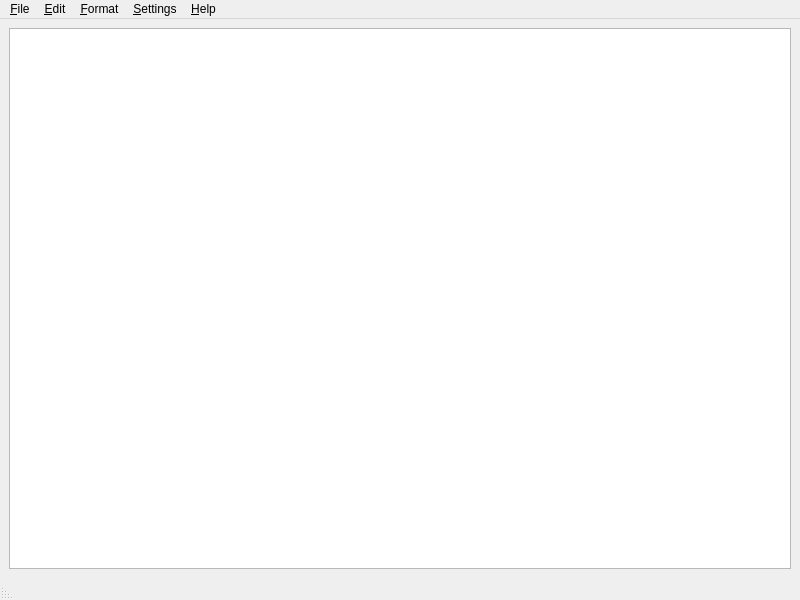
<?xml version="1.0" encoding="UTF-8"?>
<ui version="4.0">
 <class>MainWindow</class>
 <widget class="QMainWindow" name="MainWindow">
  <property name="geometry">
   <rect>
    <x>0</x>
    <y>0</y>
    <width>800</width>
    <height>600</height>
   </rect>
  </property>
  <property name="windowTitle">
   <string>MainWindow</string>
  </property>
  <property name="windowIcon">
   <iconset resource="resource.qrc">
    <normaloff>:/img/Notepad-DOT-icon.ico</normaloff>:/img/Notepad-DOT-icon.ico</iconset>
  </property>
  <widget class="QWidget" name="centralwidget">
   <layout class="QVBoxLayout" name="verticalLayout">
    <item>
     <widget class="QTextEdit" name="textEdit">
      <property name="font">
       <font>
        <pointsize>11</pointsize>
       </font>
      </property>
      <property name="lineWrapMode">
       <enum>QTextEdit::LineWrapMode::NoWrap</enum>
      </property>
      <property name="acceptRichText">
       <bool>false</bool>
      </property>
     </widget>
    </item>
   </layout>
  </widget>
  <widget class="QStatusBar" name="statusbar">
   <property name="layoutDirection">
    <enum>Qt::LayoutDirection::RightToLeft</enum>
   </property>
  </widget>
  <widget class="QMenuBar" name="menubar">
   <property name="geometry">
    <rect>
     <x>0</x>
     <y>0</y>
     <width>800</width>
     <height>26</height>
    </rect>
   </property>
   <widget class="QMenu" name="menuFile">
    <property name="title">
     <string>&amp;File</string>
    </property>
    <addaction name="action_New"/>
    <addaction name="action_New_Window"/>
    <addaction name="separator"/>
    <addaction name="action_Open"/>
    <addaction name="action_Save"/>
    <addaction name="action_Save_As"/>
    <addaction name="separator"/>
    <addaction name="actionPrint"/>
    <addaction name="separator"/>
    <addaction name="action_Exit"/>
   </widget>
   <widget class="QMenu" name="menuEdit">
    <property name="title">
     <string>&amp;Edit</string>
    </property>
    <addaction name="action_Undo"/>
    <addaction name="action_Redo"/>
    <addaction name="separator"/>
    <addaction name="action_Cut"/>
    <addaction name="action_Copy"/>
    <addaction name="action_Paste"/>
    <addaction name="action_Delete"/>
    <addaction name="separator"/>
    <addaction name="action_Select_All"/>
    <addaction name="separator"/>
   </widget>
   <widget class="QMenu" name="menuFormat">
    <property name="title">
     <string>&amp;Format</string>
    </property>
    <addaction name="action_Word_Wrap"/>
    <addaction name="separator"/>
    <addaction name="action_Font"/>
    <addaction name="action_Color"/>
    <addaction name="separator"/>
   </widget>
   <widget class="QMenu" name="menuHelp">
    <property name="title">
     <string>&amp;Help</string>
    </property>
    <addaction name="separator"/>
    <addaction name="separator"/>
    <addaction name="action_About"/>
   </widget>
   <widget class="QMenu" name="menu_Settings">
    <property name="title">
     <string>&amp;Settings</string>
    </property>
    <widget class="QMenu" name="menu_Menu_Bar">
     <property name="title">
      <string>&amp;Menu Bar</string>
     </property>
     <addaction name="action_menubar_Appearance"/>
     <addaction name="action_menubar_Appearance_Reset_to_default"/>
     <addaction name="separator"/>
     <addaction name="action_menubar_Font"/>
     <addaction name="action_menubar_Font_Color"/>
    </widget>
    <widget class="QMenu" name="menu_Text_Edit">
     <property name="title">
      <string>&amp;Text Edit</string>
     </property>
     <widget class="QMenu" name="menu_Frame_Shape">
      <property name="title">
       <string>&amp;Frame Shape</string>
      </property>
      <addaction name="action_Box"/>
      <addaction name="action_Panel"/>
      <addaction name="action_Win_Panel"/>
      <addaction name="action_Styled_Panel"/>
      <addaction name="action_No_Frame"/>
     </widget>
     <addaction name="action_textEdit_Appearance"/>
     <addaction name="action_textEdit_Reset_to_default"/>
     <addaction name="separator"/>
     <addaction name="menu_Frame_Shape"/>
    </widget>
    <widget class="QMenu" name="menu_Scroll_Bar">
     <property name="title">
      <string>&amp;Scroll Bar</string>
     </property>
     <addaction name="action_Vertical"/>
     <addaction name="action_Horizontal"/>
     <addaction name="action_Both"/>
     <addaction name="action_None"/>
    </widget>
    <widget class="QMenu" name="menu_Status_Bar">
     <property name="title">
      <string>&amp;Status Bar</string>
     </property>
     <widget class="QMenu" name="menu_Word_Counter">
      <property name="title">
       <string>&amp;Word Counter</string>
      </property>
      <addaction name="action_Word_Counter_On"/>
      <addaction name="action_Word_Counter_Off"/>
     </widget>
     <widget class="QMenu" name="menu_Character_Counter">
      <property name="title">
       <string>&amp;Character Counter</string>
      </property>
      <addaction name="action_Character_Counter_On"/>
      <addaction name="action_Character_Counter_Off"/>
     </widget>
     <widget class="QMenu" name="menu_Lines_Counter">
      <property name="title">
       <string>&amp;Lines Counter</string>
      </property>
      <addaction name="action_Lines_Counter_On"/>
      <addaction name="action_Lines_Counter_Off"/>
     </widget>
     <addaction name="action_statusBar_On"/>
     <addaction name="action_statusBar_Off"/>
     <addaction name="separator"/>
     <addaction name="action_statusBar_Appearance"/>
     <addaction name="action_statusBar_Reset_to_default"/>
     <addaction name="separator"/>
     <addaction name="action_statusBar_Font"/>
     <addaction name="action_statusBar_Font_Color"/>
     <addaction name="separator"/>
     <addaction name="menu_Word_Counter"/>
     <addaction name="menu_Character_Counter"/>
     <addaction name="menu_Lines_Counter"/>
    </widget>
    <addaction name="menu_Text_Edit"/>
    <addaction name="menu_Menu_Bar"/>
    <addaction name="menu_Status_Bar"/>
    <addaction name="menu_Scroll_Bar"/>
   </widget>
   <addaction name="menuFile"/>
   <addaction name="menuEdit"/>
   <addaction name="menuFormat"/>
   <addaction name="menu_Settings"/>
   <addaction name="menuHelp"/>
  </widget>
  <action name="action_New">
   <property name="text">
    <string>&amp;New</string>
   </property>
   <property name="shortcut">
    <string>Ctrl+N</string>
   </property>
  </action>
  <action name="action_Open">
   <property name="text">
    <string>&amp;Open</string>
   </property>
   <property name="shortcut">
    <string>Ctrl+O</string>
   </property>
  </action>
  <action name="action_Save">
   <property name="text">
    <string>&amp;Save</string>
   </property>
   <property name="shortcut">
    <string>Ctrl+S</string>
   </property>
  </action>
  <action name="action_Save_As">
   <property name="text">
    <string>&amp;Save As</string>
   </property>
   <property name="shortcut">
    <string>Ctrl+Alt+S</string>
   </property>
  </action>
  <action name="action_Paste">
   <property name="text">
    <string>&amp;Paste</string>
   </property>
   <property name="shortcut">
    <string>Ctrl+V</string>
   </property>
  </action>
  <action name="action_Copy">
   <property name="text">
    <string>&amp;Copy</string>
   </property>
   <property name="shortcut">
    <string>Ctrl+C</string>
   </property>
  </action>
  <action name="action_Cut">
   <property name="text">
    <string>&amp;Cut</string>
   </property>
   <property name="shortcut">
    <string>Ctrl+X</string>
   </property>
  </action>
  <action name="action_Undo">
   <property name="text">
    <string>&amp;Undo</string>
   </property>
   <property name="shortcut">
    <string>Ctrl+Z</string>
   </property>
  </action>
  <action name="action_Redo">
   <property name="text">
    <string>&amp;Redo</string>
   </property>
   <property name="shortcut">
    <string>Ctrl+Shift+Z</string>
   </property>
  </action>
  <action name="action_About">
   <property name="text">
    <string>&amp;About</string>
   </property>
  </action>
  <action name="action_Exit">
   <property name="text">
    <string>&amp;Exit</string>
   </property>
   <property name="shortcut">
    <string>Alt+F4</string>
   </property>
  </action>
  <action name="action_Font">
   <property name="text">
    <string>&amp;Font</string>
   </property>
  </action>
  <action name="action_Color">
   <property name="text">
    <string>&amp;Color</string>
   </property>
  </action>
  <action name="action_Delete">
   <property name="text">
    <string>&amp;Delete</string>
   </property>
   <property name="shortcut">
    <string>Del</string>
   </property>
  </action>
  <action name="action_Select_All">
   <property name="text">
    <string>&amp;Select All</string>
   </property>
   <property name="shortcut">
    <string>Ctrl+A</string>
   </property>
  </action>
  <action name="actionPrint">
   <property name="text">
    <string>&amp;Print</string>
   </property>
   <property name="shortcut">
    <string>Ctrl+P</string>
   </property>
  </action>
  <action name="action_GitHub_repository">
   <property name="text">
    <string>&amp;GitHub repository</string>
   </property>
  </action>
  <action name="action_GitHub_releases">
   <property name="text">
    <string>&amp;GitHub releases</string>
   </property>
  </action>
  <action name="action_Telegram_support">
   <property name="text">
    <string>&amp;Telegram support</string>
   </property>
  </action>
  <action name="action_Search_with_Google">
   <property name="text">
    <string>&amp;Search with Google</string>
   </property>
   <property name="shortcut">
    <string>Ctrl+Shift+X</string>
   </property>
  </action>
  <action name="action_Search_with_Bing">
   <property name="text">
    <string>&amp;Search with Bing</string>
   </property>
   <property name="shortcut">
    <string>Ctrl+Shift+B</string>
   </property>
  </action>
  <action name="action_Search_with_DuckDuckGo">
   <property name="text">
    <string>&amp;Search with DuckDuckGo</string>
   </property>
   <property name="shortcut">
    <string>Ctrl+Shift+D</string>
   </property>
  </action>
  <action name="action_Search_with_Yahoo">
   <property name="text">
    <string>&amp;Search with Yahoo!</string>
   </property>
   <property name="shortcut">
    <string>Ctrl+Shift+Y</string>
   </property>
  </action>
  <action name="action_New_Window">
   <property name="text">
    <string>&amp;New Window</string>
   </property>
   <property name="shortcut">
    <string>Ctrl+Shift+N</string>
   </property>
  </action>
  <action name="action_Date_Time">
   <property name="text">
    <string>&amp;Date/Time</string>
   </property>
   <property name="shortcut">
    <string>F5</string>
   </property>
  </action>
  <action name="action_Find">
   <property name="text">
    <string>&amp;Find</string>
   </property>
  </action>
  <action name="action_Find_Next">
   <property name="text">
    <string>&amp;Find Next</string>
   </property>
  </action>
  <action name="action_Replace">
   <property name="text">
    <string>&amp;Replace</string>
   </property>
  </action>
  <action name="action_Discord_support">
   <property name="text">
    <string>&amp;Discord support</string>
   </property>
  </action>
  <action name="action_Uppercase">
   <property name="text">
    <string>&amp;Uppercase</string>
   </property>
   <property name="shortcut">
    <string>Ctrl+U</string>
   </property>
  </action>
  <action name="action_Lowercase">
   <property name="text">
    <string>&amp;Lowercase</string>
   </property>
   <property name="shortcut">
    <string>Ctrl+Shift+U</string>
   </property>
  </action>
  <action name="action_menubar_Appearance">
   <property name="text">
    <string>&amp;Appearance</string>
   </property>
  </action>
  <action name="action_menubar_Font">
   <property name="text">
    <string>&amp;Font</string>
   </property>
  </action>
  <action name="action_menubar_Font_Color">
   <property name="text">
    <string>&amp;Font Color</string>
   </property>
  </action>
  <action name="action_textEdit_Appearance">
   <property name="text">
    <string>&amp;Appearance</string>
   </property>
  </action>
  <action name="action_widget_Appearance">
   <property name="text">
    <string>&amp;Appearance</string>
   </property>
  </action>
  <action name="action_widget_Appearance_Reset_to_default">
   <property name="text">
    <string>&amp;Reset to default</string>
   </property>
  </action>
  <action name="action_menubar_Appearance_Reset_to_default">
   <property name="text">
    <string>&amp;Reset to default</string>
   </property>
  </action>
  <action name="action_Word_Wrap">
   <property name="text">
    <string>&amp;Word Wrap</string>
   </property>
  </action>
  <action name="action_Vertical">
   <property name="text">
    <string>&amp;Vertical</string>
   </property>
  </action>
  <action name="action_Horizontal">
   <property name="text">
    <string>&amp;Horizontal</string>
   </property>
  </action>
  <action name="action_Both">
   <property name="text">
    <string>&amp;Both</string>
   </property>
  </action>
  <action name="action_None">
   <property name="text">
    <string>&amp;None</string>
   </property>
  </action>
  <action name="action_Box">
   <property name="text">
    <string>&amp;Box</string>
   </property>
  </action>
  <action name="action_Panel">
   <property name="text">
    <string>&amp;Panel</string>
   </property>
  </action>
  <action name="action_Win_Panel">
   <property name="text">
    <string>&amp;Win Panel</string>
   </property>
  </action>
  <action name="action_Styled_Panel">
   <property name="text">
    <string>&amp;Styled Panel</string>
   </property>
  </action>
  <action name="action_No_Frame">
   <property name="text">
    <string>&amp;No Frame</string>
   </property>
  </action>
  <action name="action_textEdit_Reset_to_default">
   <property name="text">
    <string>&amp;Reset to default</string>
   </property>
  </action>
  <action name="action_statusBar_On">
   <property name="text">
    <string>&amp;On</string>
   </property>
  </action>
  <action name="action_statusBar_Off">
   <property name="text">
    <string>&amp;Off</string>
   </property>
  </action>
  <action name="action_Word_Counter_On">
   <property name="text">
    <string>&amp;On</string>
   </property>
  </action>
  <action name="action_Word_Counter_Off">
   <property name="text">
    <string>&amp;Off</string>
   </property>
  </action>
  <action name="action_Character_Counter_On">
   <property name="text">
    <string>&amp;On</string>
   </property>
  </action>
  <action name="action_Character_Counter_Off">
   <property name="text">
    <string>&amp;Off</string>
   </property>
  </action>
  <action name="action_Lines_Counter_On">
   <property name="text">
    <string>&amp;On</string>
   </property>
  </action>
  <action name="action_Lines_Counter_Off">
   <property name="text">
    <string>&amp;Off</string>
   </property>
  </action>
  <action name="action_statusBar_Font">
   <property name="text">
    <string>&amp;Font</string>
   </property>
  </action>
  <action name="action_statusBar_Font_Color">
   <property name="text">
    <string>&amp;Font Color</string>
   </property>
  </action>
  <action name="action_statusBar_Appearance">
   <property name="text">
    <string>&amp;Appearance</string>
   </property>
  </action>
  <action name="action_statusBar_Reset_to_default">
   <property name="text">
    <string>&amp;Reset to default</string>
   </property>
  </action>
  <action name="action_gui_style_Fusion">
   <property name="text">
    <string>&amp;Fusion</string>
   </property>
  </action>
  <action name="action_gui_style_Windows_old">
   <property name="text">
    <string>&amp;Windows (old)</string>
   </property>
   <property name="toolTip">
    <string>Windows (old)</string>
   </property>
  </action>
  <action name="action_gui_style_Windows_new">
   <property name="text">
    <string>&amp;Windows (new)</string>
   </property>
   <property name="toolTip">
    <string>Windows (new)</string>
   </property>
  </action>
 </widget>
 <resources>
  <include location="resource.qrc"/>
 </resources>
 <connections/>
</ui>
